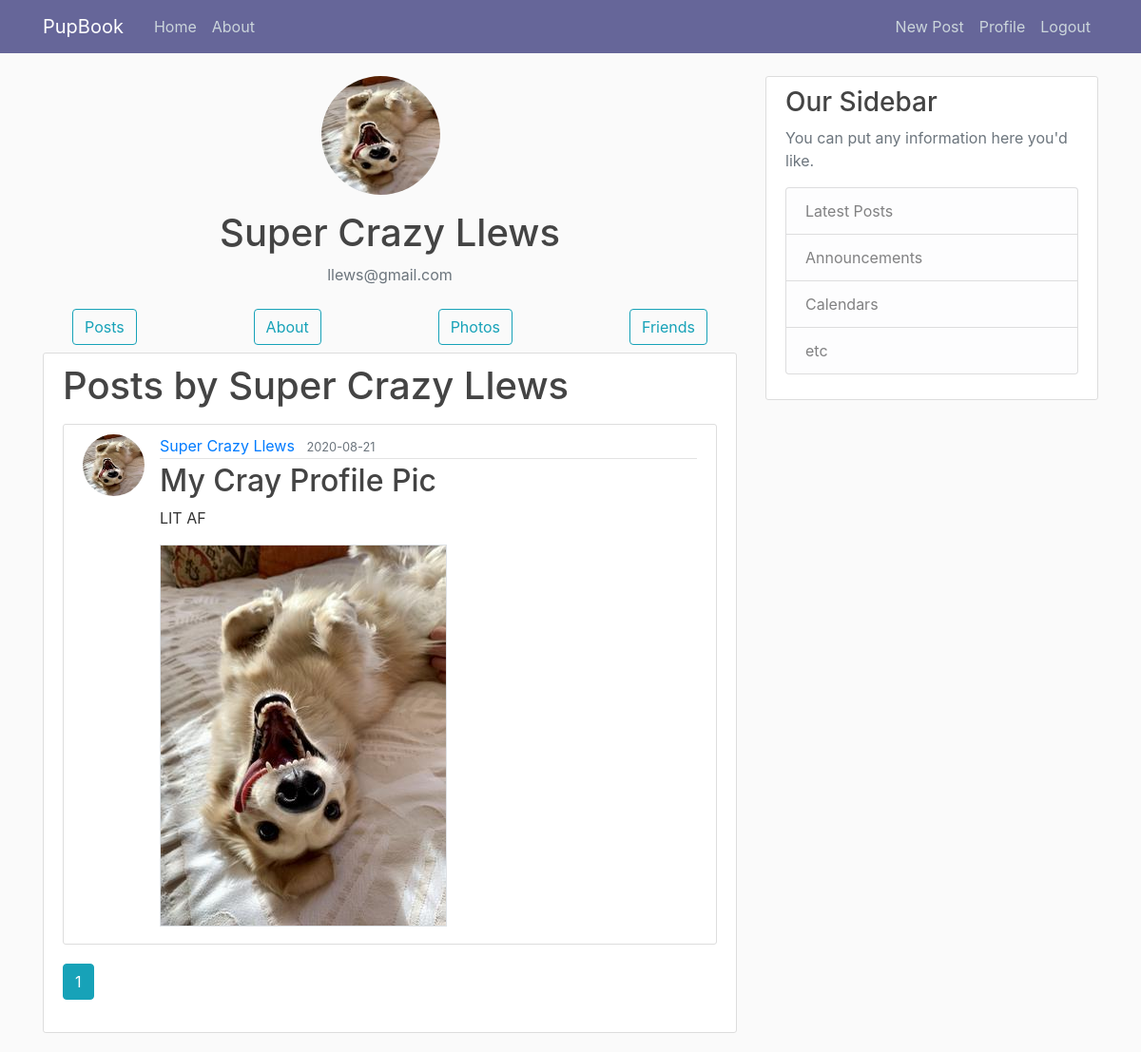
Screenshot of /profile/Super Crazy Llews (signed in) with the database file from the repository.
### PupBook/models.py (models this page shows, shortened)
class User(db.Model, UserMixin):
    id = db.Column(db.Integer, primary_key=True)
    username = db.Column(db.String(20), unique=True, nullable=False)
    email = db.Column(db.String(120), unique=True, nullable=False)
    age = db.Column(db.String(20))
    breed = db.Column(db.String(120))
    sex = db.Column(db.String(20))
    current_city = db.Column(db.String(120))
    birthday = db.Column(db.String)
    favorite_food = db.Column(db.String(120))
    relationship = db.Column(db.String(20))
    interests = db.Column(db.Text)
    parents = db.Column(db.String)
    image_file = db.Column(db.String(20), nullable=False, default='default.jpg')
    password = db.Column(db.String(60), nullable=False)
    posts = db.relationship('Post', backref='author', lazy=True)

class Post(db.Model):
    id = db.Column(db.Integer, primary_key=True)
    title = db.Column(db.String(100), nullable=False)
    date_posted = db.Column(db.DateTime, nullable=False, default=datetime.utcnow)
    content = db.Column(db.Text, nullable=False)
    image_file = db.Column(db.String(20))
    user_id = db.Column(db.Integer, db.ForeignKey('user.id'), nullable=False)

### PupBook/users/routes.py (the view)
@users.route("/profile/<string:username>")
@login_required
def profile(username):
    page = request.args.get('page', 1, type=int)
    user = User.query.filter_by(username=username).first_or_404()
    posts = Post.query.filter_by(author=user) \
        .order_by(Post.date_posted.desc()) \
        .paginate(per_page=5, page=page)
    image_file = url_for('static', filename='profile_pics/' + user.image_file)
    return render_template('profile.html', title='Profile', image_file=image_file, posts=posts, user=user)

### PupBook/models.py (called while the page is built)
@login_manager.user_loader
def load_user(user_id):
    return User.query.get(int(user_id))

### PupBook/templates/profile.html
{% extends "layout.html" %}
{% block content %}
    <div style="text-align:center">
      <img class="rounded-circle account-img" src="{{ image_file }}">
      <h2 class="account-heading">{{ user.username }}</h2>
      <p class="text-secondary">{{ user.email }}</p>
      <nav class="navbar navbar-expand-md">
          {% if user.username == current_user.username %}
          <div class="container">
            <a class="btn btn-outline-info" href="{{ url_for('users.profile', username=user.username) }}">Posts</a>
            <a class="btn btn-outline-info" href="{{ url_for('users.profile_about', username=user.username) }}">About</a>
            <a class="btn btn-outline-info" href="{{ url_for('users.profile_photos', username=user.username) }}">Photos</a>
            <a class="btn btn-outline-info" href="{{ url_for('users.profile_friends', username=user.username) }}">Friends</a>
            <a class="btn btn-outline-info" href="{{ url_for('users.profile_account', username=user.username) }}">Account</a>
          </div>
          {% else %}
          <div class="container">
            <a class="btn btn-outline-info" href="{{ url_for('users.profile', username=user.username) }}">Posts</a>
            <a class="btn btn-outline-info" href="{{ url_for('users.profile_about', username=user.username) }}">About</a>
            <a class="btn btn-outline-info" href="{{ url_for('users.profile_photos', username=user.username) }}">Photos</a>
            <a class="btn btn-outline-info" href="{{ url_for('users.profile_friends', username=user.username) }}">Friends</a>
          </div>
          {% endif %}
      </nav>
    </div>
    <div class="content-section">
        <h1 class="mb-3">Posts by {{ user.username }}</h1>
        {% for post in posts.items %}
            <article class="media content-section">
              <img class="rounded-circle article-img" src="{{ url_for('static', filename='profile_pics/' + post.author.image_file) }}">
              <div class="media-body">
                <div class="article-metadata">
                  <a class="mr-2" href="{{ url_for('users.user_posts', username=post.author.username) }}">{{ post.author.username }}</a>
                  <small class="text-muted">{{ post.date_posted.strftime('%Y-%m-%d') }}</small>
                </div>
                <h2><a class="article-title" href="{{ url_for('posts.post', post_id=post.id) }}">{{ post.title }}</a></h2>
                <p class="article-content">{{ post.content }}</p>
                {% if post.image_file %}
                    <img class="border mb-2" src="{{ url_for('static', filename='posts/' + post.image_file) }}">
                {% endif %}
              </div>
            </article>
        {% endfor %}
        {% for page_num in posts.iter_pages(left_edge=1, right_edge=1, left_current=1, right_current=2) %}
            {% if page_num %}
                {% if posts.page == page_num %}
                    <a class="btn btn-info mb-4" href="{{ url_for('users.user_posts', username=user.username, page=page_num) }}">{{ page_num }}</a>
                {% else %}
                    <a class="btn btn-outline-info mb-4" href="{{ url_for('users.user_posts', username=user.username, page=page_num) }}">{{ page_num }}</a>
                {% endif %}
            {% else %}
                ...
            {% endif %}
        {% endfor %}
    </div>
{% endblock content %}

### PupBook/templates/layout.html (shortened to what this page needs)
<!DOCTYPE html>
<html>
<head>
    <link rel="stylesheet" href="https://maxcdn.bootstrapcdn.com/bootstrap/4.0.0/css/bootstrap.min.css">
    <link rel="stylesheet" type="text/css" href="{{ url_for('static', filename='main.css') }}">
</head>
<body>
    <header class="site-header">
      <nav class="navbar navbar-expand-md navbar-dark bg-steel fixed-top">
        <div class="container">
          <a class="navbar-brand mr-4" href="/">PupBook</a>
          <div class="collapse navbar-collapse" id="navbarToggle">
            <div class="navbar-nav mr-auto">
              <a class="nav-item nav-link" href="{{ url_for('main.home') }}">Home</a>
              <a class="nav-item nav-link" href="{{ url_for('main.about') }}">About</a>
            </div>
            <div class="navbar-nav">
              {% if current_user.is_authenticated %}
                  <a class="nav-item nav-link" href="{{ url_for('posts.new_post') }}">New Post</a>
                  <a class="nav-item nav-link" href="{{ url_for('users.profile', username=current_user.username) }}">Profile</a>
                  <a class="nav-item nav-link" href="{{ url_for('users.logout') }}">Logout</a>
              {% else %}
                  <a class="nav-item nav-link" href="{{ url_for('users.login') }}">Login</a>
                  <a class="nav-item nav-link" href="{{ url_for('users.register') }}">Register</a>
              {% endif %}
            </div>
          </div>
        </div>
      </nav>
    </header>
    <main role="main" class="container">
      <div class="row">
        <div class="col-md-8">
          {% block content %}{% endblock %}
        </div>
        <div class="col-md-4">
          <div class="content-section">
            <h3>Our Sidebar</h3>
            <p class='text-muted'>You can put any information here you'd like.
              <ul class="list-group">
                <li class="list-group-item list-group-item-light">Latest Posts</li>
                <li class="list-group-item list-group-item-light">Announcements</li>
                <li class="list-group-item list-group-item-light">Calendars</li>
                <li class="list-group-item list-group-item-light">etc</li>
              </ul>
            </p>
          </div>
        </div>
      </div>
    </main>
</body>
</html>

### PupBook/static/main.css (style rules this page uses)
body { background: #fafafa; color: #333333; margin-top: 5rem; }
h1, h2, h3, h4, h5, h6 { color: #444444; }
.bg-steel { background-color: #666699; }
.site-header .navbar-nav .nav-link { color: #cbd5db; }
.content-section { background: #ffffff; padding: 10px 20px; border: 1px solid #dddddd; border-radius: 3px; margin-bottom: 20px; }
.article-title { color: #444444; }
.article-content { white-space: pre-line; }
.article-img { height: 65px; width: 65px; margin-right: 16px; }
.article-metadata { padding-bottom: 1px; margin-bottom: 4px; border-bottom: 1px solid #e3e3e3 }
.account-img { height: 125px; width: 125px; margin-right: 20px; margin-bottom: 16px; }
.account-heading { font-size: 2.5rem; }

### rows the page displays
User: username "Super Crazy Llews", email "llews@gmail.com"
Post: image_file (picture), author.username "Super Crazy Llews", date_posted "2020-08-21", title "My Cray Profile Pic", content "LIT AF"

### other values shown
{{ page_num }} "1"
